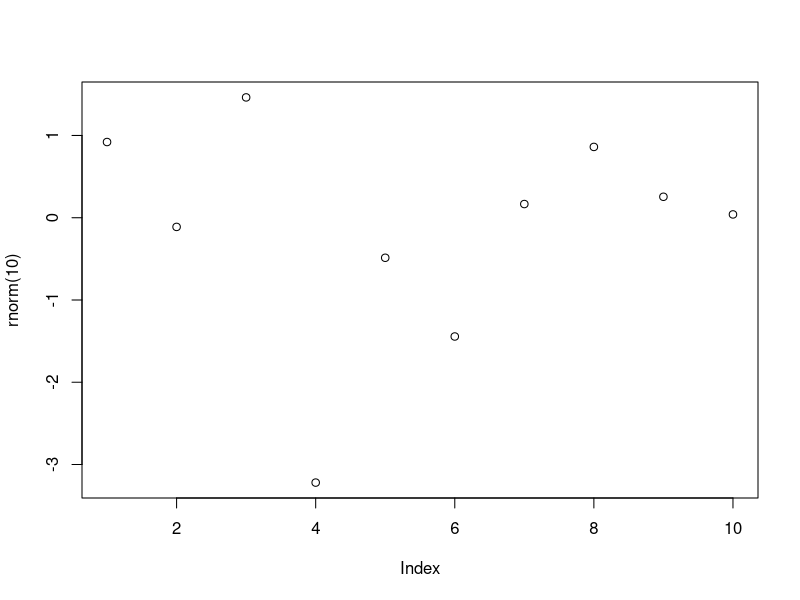

Reproduce this figure in R. (Note: this script raises an error after producing the figure.)
# Funções

# Obs: Caso tenha problemas com a acentuação, consulte este link:
# https://support.rstudio.com/hc/en-us/articles/200532197-Character-Encoding

# Configurando o diretório de trabalho
# Coloque entre aspas o diretório de trabalho que você está usando no seu computador
# Não use diretórios com espaço no nome
setwd("C:/FCD/BigDataRAzure/Cap03")
getwd()

# Help
?sample
args(sample)
args(mean)
args(sd)


# Funções Built-in
abs(-43)
sum(c(1:5))
mean(c(1:5))
round(c(1.1:5.8))
rev(c(1:5))
seq(1:5)
sort(rev(c(1:5)))
append(c(1:5), 6)

vec1 <- c(1.5, 2.5, 8.4, 3.7, 6.3)
vec2 <- rev(vec1)
vec2


# Funções dentro de funções
plot(rnorm(10))
mean(c(abs(vec1), abs(vec2)))


# Criando funções
myfunc <- function(x) { x + x }
myfunc(10)
class(myfunc)

myfunc2 <- function(a, b) {
  valor = a ^ b
  print(valor)
}
myfunc2(3, 2)

jogando_dados <- function() {
  num <- sample(1:6, size = 1) #Local
  num
}

jogando_dados()


# Escopo
print(num)
num <- c(1:6)
num #Global


# Funções sem número definido de argumentos
vec1 <- (10:13)
vec2 <- c("a", "b", "c", "d")
vec3 <- c(6.5, 9.2, 11.9, 5.1)

myfunc3 <- function(...){
  df = data.frame(cbind(...))
  print(df)
  df
}

myfunc3(vec1)

myfunc3(vec2, vec3)

myfunc3(vec1, vec2, vec3)


# Funções Built-in - Não tente recriar a roda
# Comparação de eficiência entre função vetorizada e função "vetorizada no R"

x <- 1:10000000

# Função que calcula a raiz quadrada de cada elemento de um vetor de números
meu_sqrt <- function(numeros) {
  resp <- numeric(length(numeros))
  for(i in seq_along(numeros)) {
    resp[i] <- sqrt(numeros[i])
  }
  return(resp)
}


system.time(x2a <- meu_sqrt(x))

system.time(x2b <- sqrt(x))

# Sua máquina pode apresentar resultado diferente por conta da precisão de cálculo do processador.
identical(x2a, x2b)



